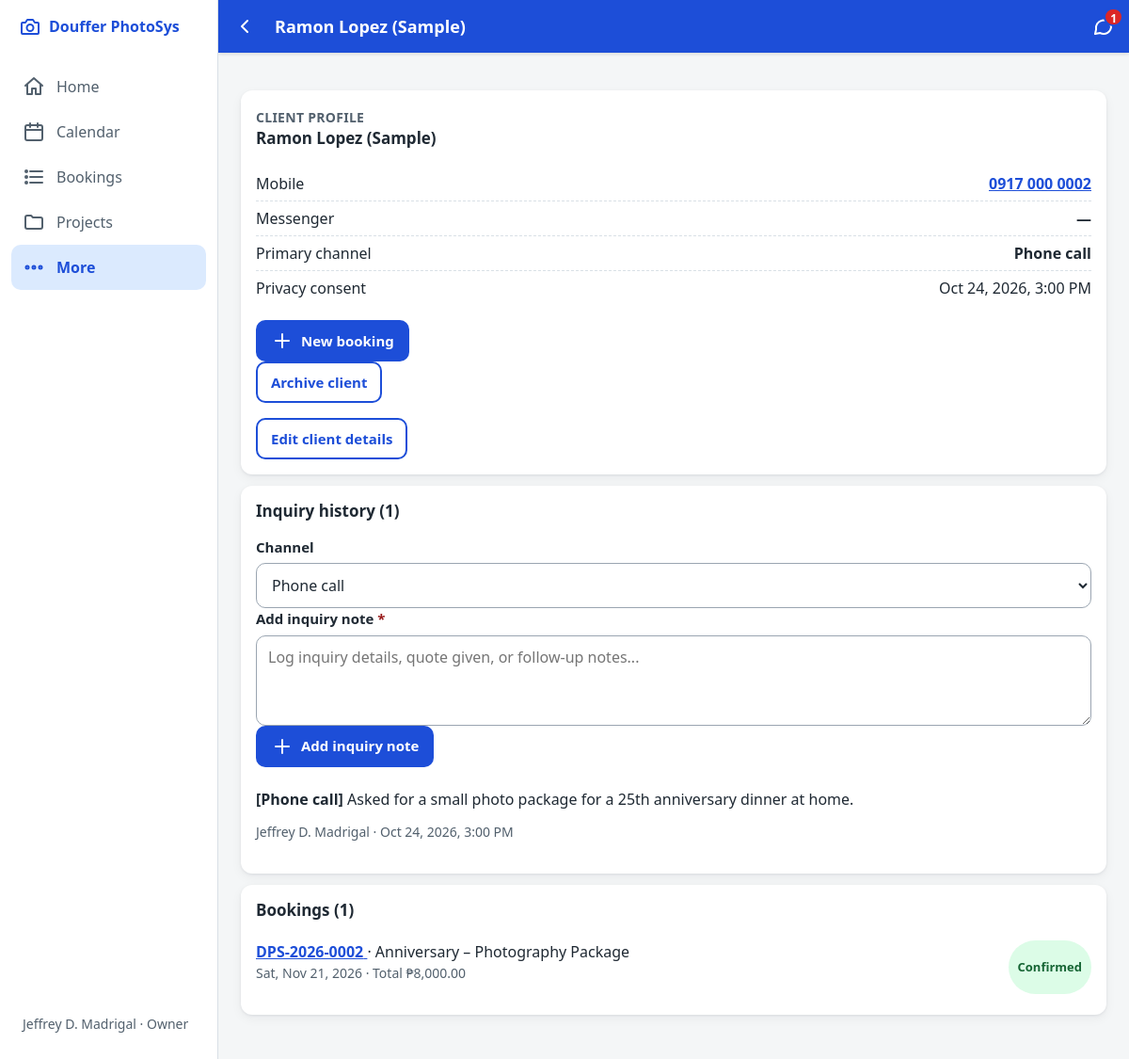
Page /admin/clients/2 (signed in) on the committed database.
### tables this page shows
CREATE TABLE users (
  id                    INT UNSIGNED NOT NULL AUTO_INCREMENT,
  name                  VARCHAR(100) NOT NULL,
  username              VARCHAR(50)  NOT NULL,
  email                 VARCHAR(150) NULL,
  password_hash         VARCHAR(255) NOT NULL,
  role                  ENUM('owner','staff','crew') NOT NULL,
  perm_view_bookings    TINYINT(1) NOT NULL DEFAULT 1,
  perm_record_payments  TINYINT(1) NOT NULL DEFAULT 1,
  perm_verify_payments  TINYINT(1) NOT NULL DEFAULT 0,
  perm_archive_records  TINYINT(1) NOT NULL DEFAULT 0,
  perm_manage_messages  TINYINT(1) NOT NULL DEFAULT 1,
  must_change_password  TINYINT(1) NOT NULL DEFAULT 1,
  is_active             TINYINT(1) NOT NULL DEFAULT 1,
  last_login_at         DATETIME NULL,
  password_changed_at   DATETIME NULL,
  created_at            DATETIME NOT NULL DEFAULT CURRENT_TIMESTAMP,
  PRIMARY KEY (id),
  UNIQUE KEY uq_users_username (username)
);

CREATE TABLE clients (
  id                  INT UNSIGNED NOT NULL AUTO_INCREMENT,
  full_name           VARCHAR(120) NOT NULL,
  mobile              VARCHAR(20)  NOT NULL,
  mobile_normalized   CHAR(11)     NOT NULL,           
  messenger_name      VARCHAR(150) NULL,
  contact_channel     ENUM('messenger','call','walk_in','referral','website') NOT NULL DEFAULT 'website',
  privacy_consent_at  DATETIME NULL,
  is_archived         TINYINT(1) NOT NULL DEFAULT 0,
  created_at          DATETIME NOT NULL DEFAULT CURRENT_TIMESTAMP,
  PRIMARY KEY (id),
  KEY idx_clients_mobile (mobile_normalized),
  KEY idx_clients_name (full_name)
);

CREATE TABLE client_inquiries (
  id          INT UNSIGNED NOT NULL AUTO_INCREMENT,
  client_id   INT UNSIGNED NOT NULL,
  channel     ENUM('messenger','call','walk_in','referral','website') NOT NULL,
  note        TEXT NOT NULL,
  created_by  INT UNSIGNED NULL,
  created_at  DATETIME NOT NULL DEFAULT CURRENT_TIMESTAMP,
  PRIMARY KEY (id),
  KEY idx_inquiries_client (client_id),
  CONSTRAINT fk_inquiries_client FOREIGN KEY (client_id) REFERENCES clients (id),
  CONSTRAINT fk_inquiries_user   FOREIGN KEY (created_by) REFERENCES users (id)
);

CREATE TABLE bookings (
  id                  INT UNSIGNED NOT NULL AUTO_INCREMENT,
  reference_code      VARCHAR(20)  NOT NULL,
  client_id           INT UNSIGNED NOT NULL,
  package_id          INT UNSIGNED NOT NULL,
  event_type          VARCHAR(50)  NOT NULL,
  event_date          DATE         NOT NULL,
  start_time          TIME NULL,
  end_time            TIME NULL,
  venue               VARCHAR(255) NOT NULL,
  special_requests    TEXT NULL,
  source_channel      ENUM('messenger','call','walk_in','referral','website') NOT NULL DEFAULT 'website',
  status              ENUM('pending','confirmed','completed','cancelled') NOT NULL DEFAULT 'pending',
  package_price       DECIMAL(10,2) NOT NULL,           
  total_amount        DECIMAL(10,2) NOT NULL,           
  down_payment_due    DECIMAL(10,2) NOT NULL,
  is_archived         TINYINT(1) NOT NULL DEFAULT 0,
  terms_version       VARCHAR(10) NULL,
  terms_accepted_at   DATETIME NULL,
  privacy_consent_at  DATETIME NULL,
  confirmed_at        DATETIME NULL,
  cancelled_at        DATETIME NULL,
  completed_at        DATETIME NULL,
  archived_at         DATETIME NULL,
  created_by          INT UNSIGNED NULL,                
  created_at          DATETIME NOT NULL DEFAULT CURRENT_TIMESTAMP,
  PRIMARY KEY (id),
  UNIQUE KEY uq_bookings_ref (reference_code),
  KEY idx_bookings_date_status (event_date, status),
  KEY idx_bookings_client (client_id),
  KEY idx_bookings_status (status, is_archived),
  CONSTRAINT fk_bookings_client  FOREIGN KEY (client_id)  REFERENCES clients (id),
  CONSTRAINT fk_bookings_package FOREIGN KEY (package_id) REFERENCES packages (id),
  CONSTRAINT fk_bookings_user    FOREIGN KEY (created_by) REFERENCES users (id)
);

CREATE TABLE packages (
  id                     INT UNSIGNED NOT NULL AUTO_INCREMENT,
  name                   VARCHAR(100) NOT NULL,
  category               ENUM('photo','video','photo_video','other') NOT NULL,
  description            VARCHAR(255) NULL,
  inclusions             TEXT NULL,                     
  price                  DECIMAL(10,2) NULL,
  down_payment_override  DECIMAL(10,2) NULL,            
  is_active              TINYINT(1) NOT NULL DEFAULT 1,
  sort_order             INT NOT NULL DEFAULT 0,
  created_at             DATETIME NOT NULL DEFAULT CURRENT_TIMESTAMP,
  updated_at             DATETIME NULL,
  PRIMARY KEY (id),
  KEY idx_packages_active (is_active, category, sort_order)
);

### app/Views/admin/client_show.php (the view, shortened to what the rows shown need)
<?php
$cid = (int) $client['id'];
$channelLabels = [
    'messenger' => 'Messenger',
    'call'      => 'Phone call',
    'walk_in'   => 'Walk-in',
    'referral'  => 'Referral',
    'website'   => 'Website',
];
?>
<section class="card stack section">
    <div class="row-between">
        <div>
            <span class="eyebrow">Client profile</span>
            <h2 class="card-title"><?= e($client['full_name']) ?></h2>
        </div>
    </div>
    <div class="stack-s">
        <div class="card-row">
            <span>Mobile</span>
            <strong><a href="tel:<?= e($client['mobile_normalized']) ?>"><?= e(format_mobile($client['mobile'])) ?></a></strong>
        </div>
        <div class="card-row">
            <span>Messenger</span>
            <strong><?= e($client['messenger_name'] ?: '—') ?></strong>
        </div>
        <div class="card-row">
            <span>Primary channel</span>
            <strong><?= e($channelLabels[$client['contact_channel']] ?? ucfirst((string) $client['contact_channel'])) ?></strong>
        </div>
        <div class="card-row">
            <span>Privacy consent</span>
            <span><?= !empty($client['privacy_consent_at']) ? e(datetime_short($client['privacy_consent_at'])) : 'Recorded by studio' ?></span>
        </div>
    </div>
    <div class="row-gap section">
        <a class="btn btn-primary btn-small" href="<?= e(url('/admin/bookings/new')) ?>"><?= icon('plus') ?> New booking</a>
        <?php if (\App\Core\Auth::can('archive_records')): ?>
            <form method="post" action="<?= e(url('/admin/clients/' . $cid . '/archive')) ?>">
                <button type="submit" class="btn btn-outline btn-small">
                    <?= (int) $client['is_archived'] === 1 ? 'Restore client' : 'Archive client' ?>
                </button>
            </form>
        <?php endif; ?>
    </div>
    <details class="section">
        <summary class="btn btn-small btn-outline">Edit client details</summary>
    </details>
</section>
<section class="card stack section" aria-labelledby="inq-heading">
    <h2 class="card-title" id="inq-heading">Inquiry history (<?= count($inquiries) ?>)</h2>
    <form method="post" action="<?= e(url('/admin/clients/' . $cid . '/inquiries')) ?>" class="stack-s">
        <div class="field">
            <label for="inq_channel">Channel</label>
            <select id="inq_channel" name="channel" required>
                <?php foreach ($channelLabels as $val => $lbl): ?>
                    <option value="<?= e($val) ?>"<?= $client['contact_channel'] === $val ? ' selected' : '' ?>><?= e($lbl) ?></option>
                <?php endforeach; ?>
            </select>
        </div>
        <div class="field">
            <label for="inq_note">Add inquiry note <span class="req">*</span></label>
            <textarea id="inq_note" name="note" rows="3" required maxlength="2000" placeholder="Log inquiry details, quote given, or follow-up notes..."></textarea>
        </div>
        <button type="submit" class="btn btn-primary btn-small"><?= icon('plus') ?> Add inquiry note</button>
    </form>
    <?php if (empty($inquiries)): ?>
        <p class="small muted section">No inquiry notes recorded yet.</p>
    <?php else: ?>
        <div class="stack-s section">
            <?php foreach ($inquiries as $inq): ?>
                <div class="card-row">
                    <div>
                        <p><strong>[<?= e($channelLabels[$inq['channel']] ?? ucfirst((string) $inq['channel'])) ?>]</strong> <?= nl2br(e($inq['note'])) ?></p>
                        <p class="small muted"><?= e($inq['author_name'] ?: 'Studio') ?> · <?= e(datetime_short($inq['created_at'])) ?></p>
                    </div>
                </div>
            <?php endforeach; ?>
        </div>
    <?php endif; ?>
</section>
<section class="card stack section" aria-labelledby="bk-heading">
    <h2 class="card-title" id="bk-heading">Bookings (<?= count($bookings) ?>)</h2>
    <?php if (empty($bookings)): ?>
        <p class="small muted">No bookings for this client yet.</p>
    <?php else: ?>
        <div class="stack-s">
            <?php foreach ($bookings as $b): ?>
                <div class="card-row">
                    <div>
                        <a href="<?= e(url('/admin/bookings/' . (int) $b['id'])) ?>">
                            <strong><?= e($b['reference_code']) ?></strong>
                        </a>
                        · <?= e($b['event_type']) ?> – <?= e($b['package_name']) ?>
                        <p class="small muted"><?= e(date_long($b['event_date'])) ?> · Total <?= e(peso($b['total_amount'])) ?></p>
                    </div>
                    <?= partial('partials/tag', ['status' => $b['status']]) ?>
                </div>
            <?php endforeach; ?>
        </div>
    <?php endif; ?>
</section>

### app/Core/Router.php (shortened to what the rows shown need)
<?php
final class Router
{
    private array $routes = [];
    public function add(string $method, string $pattern, array $handler, array $opts = []): void
    {
        $this->routes[] = [
            'method'  => $method,
            'regex'   => self::compile($pattern),
            'handler' => $handler,
            'opts'    => $opts,
        ];
    }
    public static function compile(string $pattern): string
    {
        $pattern = $pattern === '/' ? '/' : rtrim($pattern, '/');
        $regex = preg_replace_callback('#\{(\w+)\}#', static function (array $m): string {
            $name = $m[1];
            if ($name === 'id' || str_ends_with($name, '_id')) {
                $part = '\d+';
            } elseif ($name === 'ref') {
                $part = '[A-Za-z0-9\-]+';
            } elseif ($name === 'token') {
                $part = '[A-Za-z0-9\-]{16,128}';
            } else {
                $part = '[^/]+';
            }
            return '(?P<' . $name . '>' . $part . ')';
        }, $pattern);
        return '#^' . $regex . '$#';
    }
    public function dispatch(string $method, string $path): void
    {
        $path = $path === '/' ? '/' : rtrim($path, '/');
        $methodMismatch = false;
        foreach ($this->routes as $route) {
            if (!preg_match($route['regex'], $path, $m)) {
                continue;
            }
            $opts = $route['opts'];
            Guard::check($opts, !empty($opts['api']));
            $params = array_filter($m, 'is_string', ARRAY_FILTER_USE_KEY);
            [$class, $action] = $route['handler'];
            $controller = new $class();
            $controller->$action(...array_merge($opts['args'] ?? [], array_values($params)));
            return;
        }
        throw new HttpException($methodMismatch ? 405 : 404);
    }
}

### app/Views/partials/tag.php
<?php
$tagClass = (string) ($class ?? $status ?? 'neutral');
$tagLabel = (string) ($label ?? ucfirst(str_replace('_', ' ', $tagClass)));
?>
<span class="tag tag-<?= e($tagClass) ?>"><?= e($tagLabel) ?></span>

### app/Views/layouts/admin.php (shortened to what the rows shown need)
<?php
$unread = Message::unreadForAdmin();
$nav = [
    ['/admin', 'Home', 'home', nav_active('/admin', true)],
    ['/admin/calendar', 'Calendar', 'calendar', nav_active('/admin/calendar') || nav_active('/admin/crew')],
    ['/admin/bookings', 'Bookings', 'list', nav_active('/admin/bookings') || nav_active('/admin/payments')],
    ['/admin/projects', 'Projects', 'folder', nav_active('/admin/projects')],
    ['/admin/more', 'More', 'more', nav_active('/admin/more') || nav_active('/admin/clients') || nav_active('/admin/packages')
        || nav_active('/admin/reports') || nav_active('/admin/users') || nav_active('/admin/settings')
        || nav_active('/admin/logs') || nav_active('/admin/messages') || nav_active('/account')],
];
?>
<?= partial('partials/head', ['title' => $title ?? 'Admin', 'theme' => 'admin', 'scripts' => $scripts ?? []]) ?>
<body class="theme-admin has-sidebar"<?= Auth::can('manage_messages') ? ' data-poll-unread' : '' ?>>
<header class="topbar">
    <?php if (!empty($back)): ?>
        <a class="topbar-btn" href="<?= e(url($back)) ?>" aria-label="Back"><?= icon('back') ?></a>
    <?php else: ?>
        <span class="topbar-logo" aria-hidden="true"><?= icon('camera') ?></span>
    <?php endif; ?>
    <h1 class="topbar-title"><?= e($title ?? 'Admin') ?></h1>
    <?php if (Auth::can('manage_messages')): ?>
        <a class="topbar-btn topbar-end" href="<?= e(url('/admin/messages')) ?>" aria-label="Messages, <?= (int) $unread ?> unread">
            <?= icon('chat') ?>
            <span class="badge" data-unread-badge<?= $unread > 0 ? '' : ' hidden' ?>><?= (int) $unread ?></span>
        </a>
    <?php endif; ?>
</header>
<nav class="bottomnav bottomnav-5" aria-label="Admin">
    <div class="sidebar-brand"><?= icon('camera') ?><span>Douffer PhotoSys</span></div>
    <?php foreach ($nav as [$href, $label, $ico, $active]): ?>
        <a href="<?= e(url($href)) ?>"<?= $active ? ' aria-current="page"' : '' ?>><?= icon($ico) ?><span><?= e($label) ?></span></a>
    <?php endforeach; ?>
    <div class="sidebar-user">
        <span><?= e(Auth::user()['name'] ?? '') ?> · <?= e(ucfirst((string) Auth::role())) ?></span>
    </div>
</nav>
<main id="main" class="page" tabindex="-1">
    <?= $content ?>
</main>
</body>
</html>

### rows in the picture
users: name "Jeffrey D. Madrigal", role "Owner"
clients: full_name "Ramon Lopez (Sample)", mobile "0917 000 0002", messenger_name "—", contact_channel "Phone call", privacy_consent_at "Oct 24, 2026, 3:00 PM", channel "Phone call"
client_inquiries: channel "Phone call", note "Asked for a small photo package for a 25th anniversary dinner at home.", created_by.name "Jeffrey D. Madrigal", created_at "Oct 24, 2026, 3:00 PM"
bookings: reference_code "DPS-2026-0002", event_type "Anniversary", package.name "Photography Package", event_date "Sat, Nov 21, 2026", total_amount "₱8,000.00"

### other values in the picture
$unread "1"
$label "Home"
$label "Calendar"
$label "Bookings"
$label "Projects"
$label "More"
count($inquiries) "1"
count($bookings) "1"
